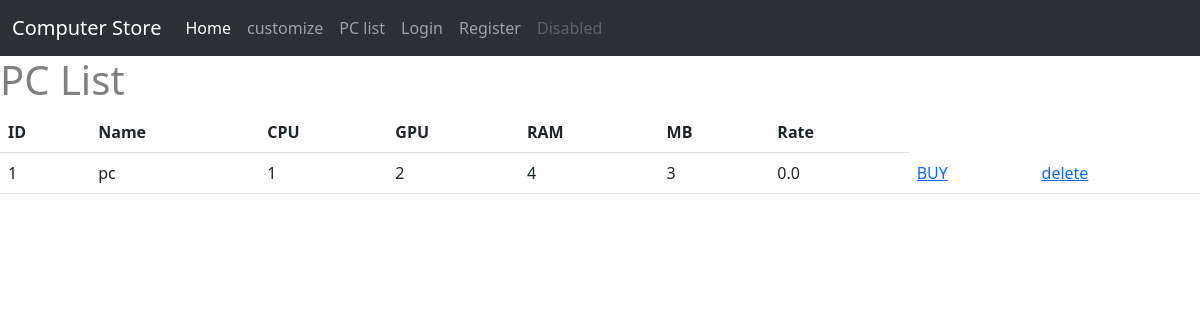
The app's page /prebulid with its own data.
### ltt/models.py (models this page shows)
class PC(db.Model):
    id = db.Column(db.Integer, primary_key = True)
    PCname = db.Column(db.String(120))
    cpu = db.Column(db.Integer, db.ForeignKey('item.id'))
    gpu = db.Column(db.Integer, db.ForeignKey('item.id'))
    ram = db.Column(db.Integer, db.ForeignKey('item.id'))
    MB = db.Column(db.Integer, db.ForeignKey('item.id'))
    creator_id = db.Column(db.Integer,db.ForeignKey('User.id'))
    rate_count = db.Column(db.Integer, default = 0)
    rate_acc = db.Column(db.Integer,default = 0)

### ltt/view.py (the view)
@view.route('/prebulid')
def prebulid():
    pc = PC.query.all()
    return render_template("prebulid.html", pc = pc)

### ltt/templates/prebulid.html (shortened to what this page needs)
{% extends "base.html" %}
{% block contend %}
<h1>PC List</h1>
<table class = "table table-hover">
    <thead>
        <tr>
            <th scope="col"> ID</th>
            <th scope="col"> Name</th>
            <th scope="col">CPU </th>
            <th scope="col"> GPU</th>
            <th scope="col">RAM </th>
            <th scope="col">MB </th>
            <th scope="col">Rate </th>
        </tr>
    </thead>
    <tbody>
        {% for p in pc %}
        <tr>
            <td>{{p.id}}</td>
            <td>{{p.PCname}}</td>
            <td>{{p.cpu}}</td>
            <td>{{p.gpu}}</td>
            <td>{{p.ram}}</td>
            <td>{{p.MB}}</td>
            {% if p.rate_count == 0   %}
            <td>0.0</td>
            {% else %}
            {% set rate = p.rate_acc/p.rate_count %}
            <td>{{rate}}</td>
            {% endif %}
            <td><a href="/buy/{{p.id}}">BUY</a></td>
            <td><a href="/deletepc/{{p.id}}">delete</a></td>
        </tr>
        {% endfor %}
    </tbody>
</table>
{% endblock %}

### ltt/static/main.css (style rules this page uses)
* { box-sizing: border-box; }
body { color: grey; }

### records on screen
PC: id "1", PCname "pc", cpu "1", gpu "2", ram "4", MB "3", rate_count "0.0"
